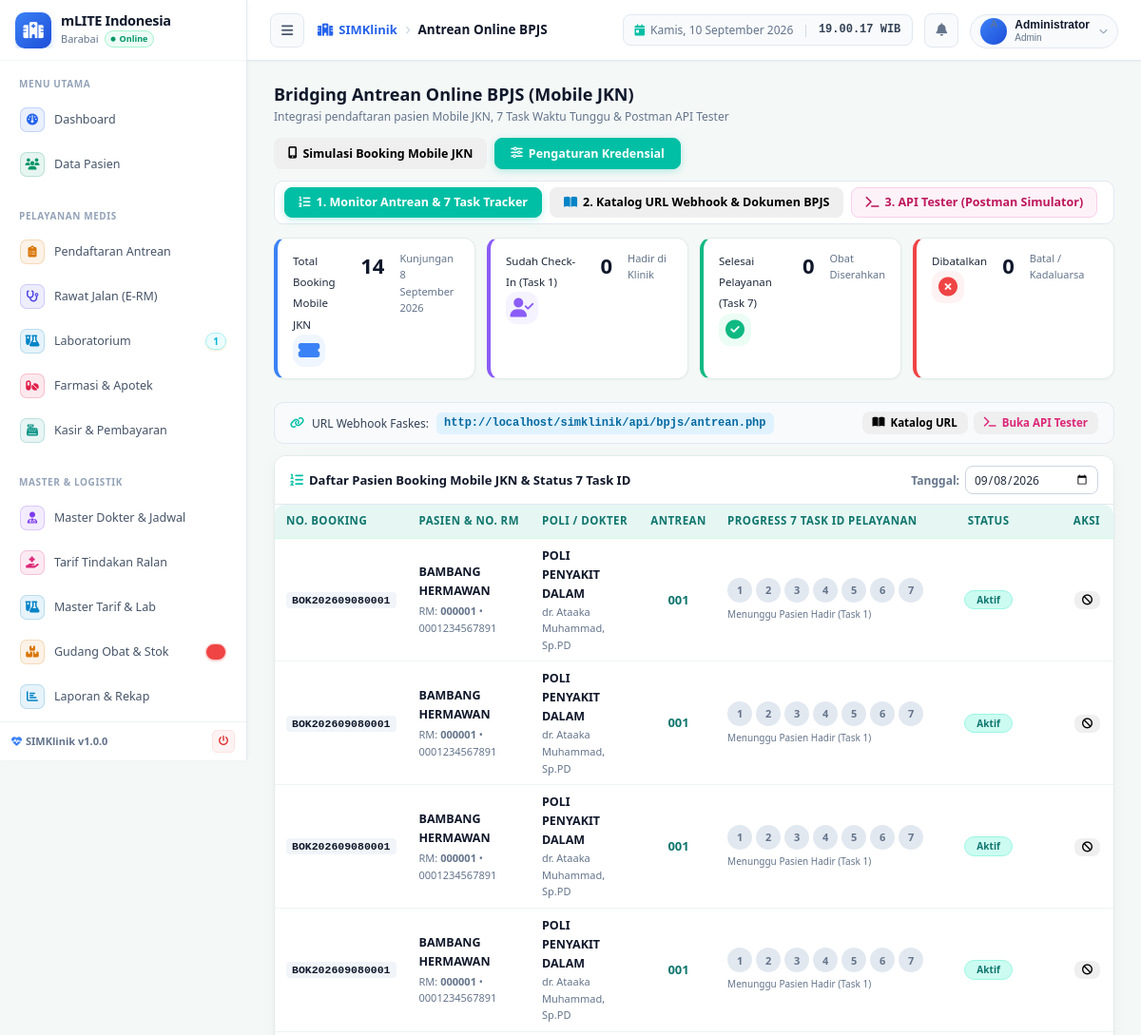
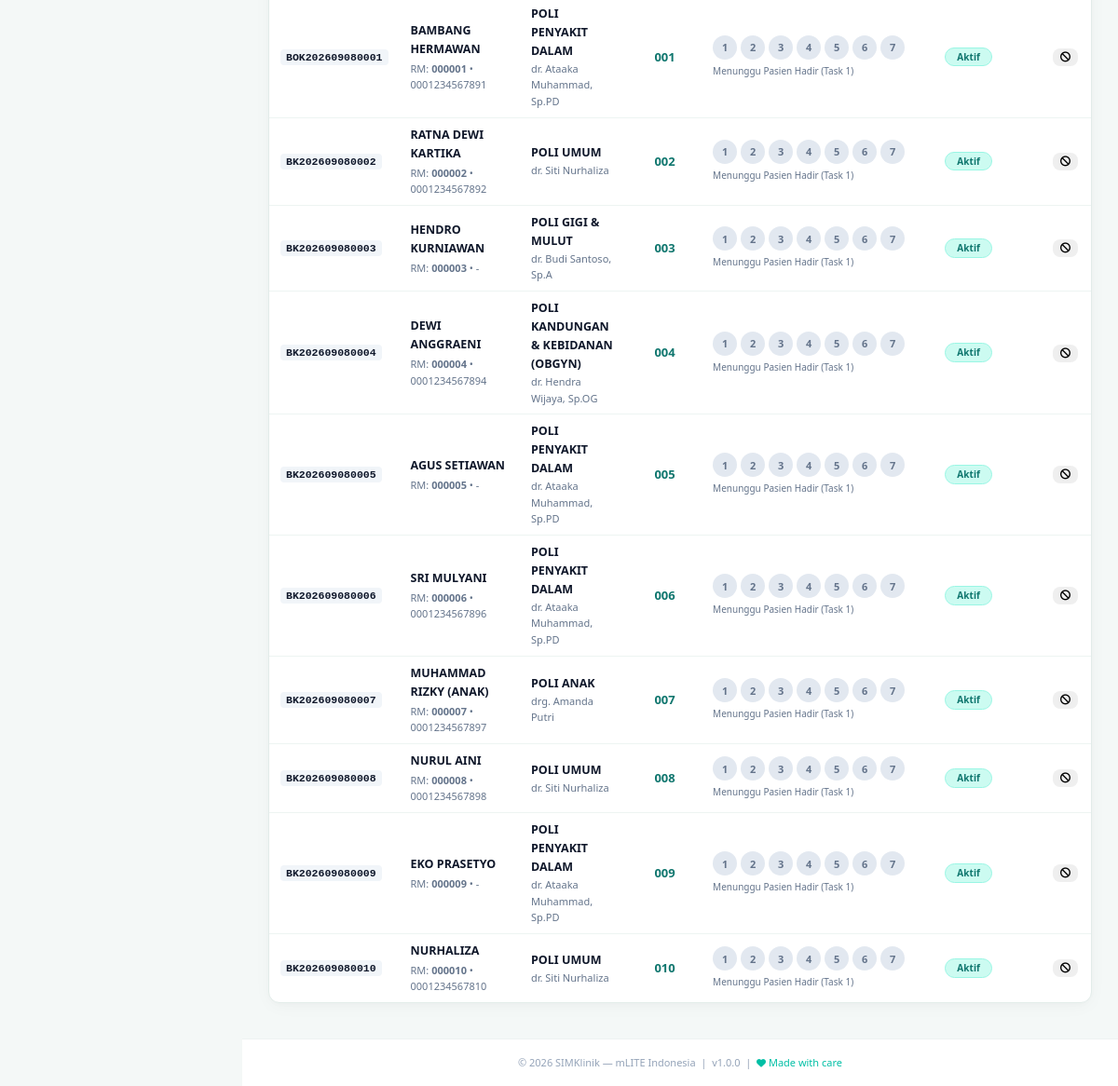
Screenshot of /modules/antrean_bpjs/index.php?tgl=2026-09-08 (signed in) with the database file from the repository (2 pictures, top to bottom).
### tables this page shows
CREATE TABLE IF NOT EXISTS `reg_periksa` (
  `no_reg` varchar(8) DEFAULT NULL,
  `no_rawat` varchar(17) NOT NULL,
  `tgl_registrasi` date DEFAULT NULL,
  `jam_reg` time DEFAULT NULL,
  `kd_dokter` varchar(20) DEFAULT NULL,
  `no_rkm_medis` varchar(15) DEFAULT NULL,
  `kd_poli` char(5) DEFAULT NULL,
  `p_jawab` varchar(100) DEFAULT NULL,
  `almt_pj` varchar(200) DEFAULT NULL,
  `hubunganpj` varchar(20) DEFAULT NULL,
  `biaya_reg` double DEFAULT NULL,
  `stts` enum('Belum','Sudah','Batal','Berkas Diterima','Dirujuk','Meninggal','Dirawat','Pulang Paksa') DEFAULT NULL,
  `stts_daftar` enum('-','Lama','Baru') NOT NULL,
  `status_lanjut` enum('Ralan','Ranap') NOT NULL,
  `kd_pj` char(3) NOT NULL,
  `umurdaftar` int DEFAULT NULL,
  `sttsumur` enum('Th','Bl','Hr') DEFAULT NULL,
  `status_bayar` enum('Sudah Bayar','Belum Bayar') NOT NULL,
  `status_poli` enum('Lama','Baru') NOT NULL,
  PRIMARY KEY (`no_rawat`),
  KEY `no_rkm_medis` (`no_rkm_medis`),
  KEY `kd_poli` (`kd_poli`),
  KEY `kd_pj` (`kd_pj`),
  KEY `status_lanjut` (`status_lanjut`),
  KEY `kd_dokter` (`kd_dokter`),
  KEY `status_bayar` (`status_bayar`) USING BTREE
);

CREATE TABLE IF NOT EXISTS `pasien` (
  `no_rkm_medis` varchar(15) NOT NULL,
  `nm_pasien` varchar(40) DEFAULT NULL,
  `no_ktp` varchar(20) DEFAULT NULL,
  `jk` enum('L','P') DEFAULT NULL,
  `tmp_lahir` varchar(15) DEFAULT NULL,
  `tgl_lahir` date DEFAULT NULL,
  `nm_ibu` varchar(40) NOT NULL,
  `alamat` varchar(200) DEFAULT NULL,
  `gol_darah` enum('A','B','O','AB','-') DEFAULT NULL,
  `pekerjaan` varchar(60) DEFAULT NULL,
  `stts_nikah` enum('BELUM MENIKAH','MENIKAH','JANDA','DUDHA','JOMBLO') DEFAULT NULL,
  `agama` varchar(12) DEFAULT NULL,
  `tgl_daftar` date DEFAULT NULL,
  `no_tlp` varchar(40) DEFAULT NULL,
  `umur` varchar(30) NOT NULL,
  `pnd` enum('TS','TK','SD','SMP','SMA','SLTA/SEDERAJAT','D1','D2','D3','D4','S1','S2','S3','-') NOT NULL,
  `keluarga` enum('AYAH','IBU','ISTRI','SUAMI','SAUDARA','ANAK') DEFAULT NULL,
  `namakeluarga` varchar(50) NOT NULL,
  `kd_pj` char(3) NOT NULL,
  `no_peserta` varchar(25) DEFAULT NULL,
  `kd_kel` varchar(100) NOT NULL,
  `kd_kec` int NOT NULL,
  `kd_kab` int NOT NULL,
  `pekerjaanpj` varchar(35) NOT NULL,
  `alamatpj` varchar(100) NOT NULL,
  `kelurahanpj` varchar(60) NOT NULL,
  `kecamatanpj` varchar(60) NOT NULL,
  `kabupatenpj` varchar(60) NOT NULL,
  `perusahaan_pasien` varchar(8) NOT NULL,
  `suku_bangsa` int NOT NULL,
  `bahasa_pasien` int NOT NULL,
  `cacat_fisik` int NOT NULL,
  `email` varchar(50) NOT NULL,
  `nip` varchar(30) NOT NULL,
  `kd_prop` int NOT NULL,
  `propinsipj` varchar(30) NOT NULL,
  PRIMARY KEY (`no_rkm_medis`),
  KEY `kd_pj` (`kd_pj`),
  KEY `kd_kec` (`kd_kec`),
  KEY `kd_kab` (`kd_kab`),
  KEY `nm_pasien` (`nm_pasien`),
  KEY `alamat` (`alamat`),
  KEY `kd_kel_2` (`kd_kel`),
  KEY `no_ktp` (`no_ktp`),
  KEY `no_peserta` (`no_peserta`),
  KEY `perusahaan_pasien` (`perusahaan_pasien`) USING BTREE,
  KEY `suku_bangsa` (`suku_bangsa`) USING BTREE,
  KEY `bahasa_pasien` (`bahasa_pasien`) USING BTREE,
  KEY `cacat_fisik` (`cacat_fisik`) USING BTREE,
  KEY `kd_prop` (`kd_prop`) USING BTREE
);

CREATE TABLE IF NOT EXISTS `poliklinik` (
  `kd_poli` char(5) NOT NULL DEFAULT '',
  `nm_poli` varchar(50) DEFAULT NULL,
  `registrasi` double NOT NULL,
  `registrasilama` double NOT NULL,
  `status` enum('0','1') NOT NULL,
  PRIMARY KEY (`kd_poli`),
  KEY `nm_poli` (`nm_poli`),
  KEY `registrasi` (`registrasi`),
  KEY `registrasilama` (`registrasilama`)
);

CREATE TABLE IF NOT EXISTS `dokter` (
  `kd_dokter` varchar(20) NOT NULL,
  `nm_dokter` varchar(50) DEFAULT NULL,
  `jk` enum('L','P') DEFAULT NULL,
  `tmp_lahir` varchar(20) DEFAULT NULL,
  `tgl_lahir` date DEFAULT NULL,
  `gol_drh` enum('A','B','O','AB','-') DEFAULT NULL,
  `agama` varchar(12) DEFAULT NULL,
  `almt_tgl` varchar(60) DEFAULT NULL,
  `no_telp` varchar(13) DEFAULT NULL,
  `stts_nikah` enum('BELUM MENIKAH','MENIKAH','JANDA','DUDHA','JOMBLO') DEFAULT NULL,
  `kd_sps` char(5) DEFAULT NULL,
  `alumni` varchar(60) DEFAULT NULL,
  `no_ijn_praktek` varchar(120) DEFAULT NULL,
  `status` enum('0','1') NOT NULL,
  PRIMARY KEY (`kd_dokter`),
  KEY `kd_sps` (`kd_sps`),
  KEY `nm_dokter` (`nm_dokter`),
  KEY `jk` (`jk`),
  KEY `tmp_lahir` (`tmp_lahir`),
  KEY `tgl_lahir` (`tgl_lahir`),
  KEY `gol_drh` (`gol_drh`),
  KEY `agama` (`agama`),
  KEY `almt_tgl` (`almt_tgl`),
  KEY `no_telp` (`no_telp`),
  KEY `stts_nikah` (`stts_nikah`),
  KEY `alumni` (`alumni`),
  KEY `no_ijn_praktek` (`no_ijn_praktek`),
  KEY `kd_dokter` (`kd_dokter`),
  KEY `status` (`status`)
);

### modules/antrean_bpjs/index.php (the view, shortened to what the rows shown need)
<?php
require_once dirname(__DIR__, 2) . '/includes/functions.php';
require_once dirname(__DIR__, 2) . '/includes/bpjs_antrean.php';
$today = date('Y-m-d');
$tgl   = sanitize($_GET['tgl'] ?? $today);
$antrian_res = $conn->query("
    SELECT r.no_rawat, r.no_reg, r.tgl_registrasi, r.jam_reg, r.kd_dokter, r.kd_poli, r.stts, r.kd_pj,
           p.no_rkm_medis, p.nm_pasien, p.jk, p.tgl_lahir, p.no_peserta,
           pol.nm_poli, d.nm_dokter, pj.png_jawab as nm_penjab,
           COALESCE(ar.kodebooking, CONCAT('BK', DATE_FORMAT(r.tgl_registrasi, '%Y%m%d'), LPAD(r.no_reg, 4, '0'))) as kodebooking,
           COALESCE(ar.status_kirim, 'Aktif') as status_kirim
    FROM reg_periksa r
    JOIN pasien p ON r.no_rkm_medis = p.no_rkm_medis
    LEFT JOIN dokter d ON r.kd_dokter = d.kd_dokter
    LEFT JOIN poliklinik pol ON r.kd_poli = pol.kd_poli
    LEFT JOIN penjab pj ON r.kd_pj = pj.kd_pj
    LEFT JOIN mlite_antrian_referensi ar ON (r.no_rkm_medis = ar.no_rkm_medis AND r.tgl_registrasi = ar.tanggal_periksa)
    WHERE r.tgl_registrasi = '$tgl'
    ORDER BY CAST(r.no_reg AS UNSIGNED) ASC, r.jam_reg ASC
");
$antrian_list = [];
if ($antrian_res) {
    while ($row = $antrian_res->fetch_assoc()) {
        $tasks = [];
        $row['tasks'] = $tasks;
        $antrian_list[] = $row;
    }
}
include dirname(__DIR__, 2) . '/includes/header.php';
?>
<div class="page-header" style="display:flex;justify-content:space-between;align-items:center;flex-wrap:wrap;gap:12px;margin-bottom:12px;">
  <div>
    <h1 class="page-title" style="font-size:18px;margin-bottom:2px;">Bridging Antrean Online BPJS (Mobile JKN)</h1>
  </div>
</div>
<div id="paneAntrean" style="display:block;">
  <div class="card" style="margin-bottom:14px;">
    <div class="card-body" style="padding:0;">
      <div class="table-responsive">
        <table class="table table-hover mb-0" style="font-size:12.5px;">
          <thead>
            <tr style="background:#f8fafc;border-bottom:1px solid #e2e8f0;">
              <th style="width:110px;padding:8px 12px;">No. Booking</th>
              <th style="padding:8px 12px;">Pasien & No. RM</th>
              <th style="padding:8px 12px;">Poli / Dokter</th>
              <th style="width:90px;text-align:center;padding:8px 8px;">Antrean</th>
              <th style="width:260px;padding:8px 10px;">Progress 7 Task ID Pelayanan</th>
              <th style="width:90px;text-align:center;padding:8px 8px;">Status</th>
              <th style="width:120px;text-align:right;padding:8px 14px;">Aksi</th>
            </tr>
          </thead>
          <tbody>
            <?php if (empty($antrian_list)): ?>
              <tr>
                <td colspan="7" style="text-align:center;padding:40px;color:#94a3b8;">
                  <i class="fas fa-calendar-times" style="font-size:32px;color:#cbd5e1;display:block;margin-bottom:8px;"></i>
                  Belum ada pendaftaran pasien via Mobile JKN pada tanggal ini.
                </td>
              </tr>
            <?php else: ?>
              <?php foreach ($antrian_list as $a): ?>
                <tr>
                  <td style="padding:8px 12px;">
                    <code style="font-weight:700;color:#0f172a;background:#f1f5f9;padding:2px 6px;border-radius:4px;font-size:11.5px;">
                      <?= htmlspecialchars($a['kodebooking']) ?>
                    </code>
                  </td>
                  <td style="padding:8px 12px;">
                    <div style="font-weight:700;color:#0f172a;"><?= htmlspecialchars($a['nm_pasien']) ?></div>
                    <div style="font-size:11px;color:#64748b;margin-top:2px;">
                      RM: <b><?= $a['no_rkm_medis'] ?></b> &bull; <?= $a['no_peserta'] ? htmlspecialchars($a['no_peserta']) : 'Non-BPJS' ?>
                    </div>
                  </td>
                  <td style="padding:8px 12px;">
                    <div style="font-weight:600;color:#0f172a;"><?= htmlspecialchars($a['nm_poli'] ?: 'Poli Umum') ?></div>
                    <div style="font-size:11px;color:#64748b;"><?= htmlspecialchars($a['nm_dokter'] ?: '-') ?></div>
                  </td>
                  <td style="text-align:center;font-weight:700;color:var(--primary-700);font-size:13px;padding:8px 8px;">
                    <?= htmlspecialchars($a['no_reg'] ?: 'A-001') ?>
                  </td>
                  <td style="padding:8px 10px;">
                    <div style="display:flex;align-items:center;gap:4px;">
                      <?php for ($t = 1; $t <= 7; $t++):
                        $is_done = isset($a['tasks'][$t]);
                      ?>
                        <button type="button"
                                onclick="kirimTask('<?= $a['kodebooking'] ?>', <?= $t ?>)"
                                class="btn btn-sm"
                                title="Task <?= $t ?>: <?= getTaskName($t) ?> (<?= $is_done ? 'Sudah Terkirim' : 'Klik untuk Kirim' ?>)"
                                style="width:26px;height:26px;padding:0;border-radius:50%;font-size:11px;font-weight:700;display:inline-flex;align-items:center;justify-content:center;
                                       background:<?= $is_done ? '#10b981' : '#e2e8f0' ?>;color:<?= $is_done ? '#fff' : '#64748b' ?>;border:none;">
                          <?= $t ?>
                        </button>
                      <?php endfor; ?>
                    </div>
                    <div style="font-size:10px;color:#64748b;margin-top:4px;">
                      <?php
                      $latest_task = 0;
                      echo $latest_task > 0 ? "Posisi: <b>Task $latest_task (" . getTaskName($latest_task) . ")</b>" : "Menunggu Pasien Hadir (Task 1)";
                      ?>
                    </div>
                  </td>
                  <td style="text-align:center;padding:8px 8px;">
                    <span class="badge badge-<?= $a['status_kirim']==='Batal' ? 'danger' : ($latest_task===7 ? 'success' : 'primary') ?>" style="font-size:10px;">
                      <?= $a['status_kirim']==='Batal' ? 'Batal' : ($latest_task===7 ? 'Selesai' : 'Aktif') ?>
                    </span>
                  </td>
                  <td style="text-align:right;padding:8px 14px;">
                    <div style="display:inline-flex;gap:4px;">
                      <?php if ($a['status_kirim'] !== 'Batal' && $latest_task < 7): ?>
                        <button type="button" class="btn btn-sm btn-outline-danger" style="padding:3px 7px;font-size:11px;" title="Batalkan Antrean" onclick="batalkanAntrean('<?= $a['kodebooking'] ?>')">
                          <i class="fas fa-ban"></i>
                        </button>
                      <?php endif; ?>
                    </div>
                  </td>
                </tr>
              <?php endforeach; ?>
            <?php endif; ?>
          </tbody>
        </table>
      </div>
    </div>
  </div>
</div>
<?php
function getTaskName(int $t): string {
    $names = [
        1 => 'Check-in Admisi',
        2 => 'Selesai Admisi',
        3 => 'Tunggu Poliklinik',
        4 => 'Mulai Periksa Dokter',
        5 => 'Selesai Periksa Dokter',
        6 => 'Mulai Racik Farmasi',
        7 => 'Selesai Penyerahan Obat'
    ];
    return $names[$t] ?? 'Task ' . $t;
}
include dirname(__DIR__, 2) . '/includes/footer.php';
?>

### rows the page displays
reg_periksa: kodebooking "BOK202609080001", no_rkm_medis.nm_pasien "BAMBANG HERMAWAN", no_rkm_medis.no_rkm_medis "000001", no_rkm_medis.no_peserta "0001234567891", kd_poli.nm_poli "POLI PENYAKIT DALAM", kd_dokter.nm_dokter "dr. Ataaka Muhammad, Sp.PD", no_reg "001"
reg_periksa: kodebooking "BK202609080002", no_rkm_medis.nm_pasien "RATNA DEWI KARTIKA", no_rkm_medis.no_rkm_medis "000002", no_rkm_medis.no_peserta "0001234567892", kd_poli.nm_poli "POLI UMUM", kd_dokter.nm_dokter "dr. Siti Nurhaliza", no_reg "002"
reg_periksa: kodebooking "BK202609080003", no_rkm_medis.nm_pasien "HENDRO KURNIAWAN", no_rkm_medis.no_rkm_medis "000003", no_rkm_medis.no_peserta "-", kd_poli.nm_poli "POLI GIGI & MULUT", kd_dokter.nm_dokter "dr. Budi Santoso, Sp.A", no_reg "003"
reg_periksa: kodebooking "BK202609080004", no_rkm_medis.nm_pasien "DEWI ANGGRAENI", no_rkm_medis.no_rkm_medis "000004", no_rkm_medis.no_peserta "0001234567894", kd_poli.nm_poli "POLI KANDUNGAN & KEBIDANAN (OBGYN)", kd_dokter.nm_dokter "dr. Hendra Wijaya, Sp.OG", no_reg "004"
reg_periksa: kodebooking "BK202609080005", no_rkm_medis.nm_pasien "AGUS SETIAWAN", no_rkm_medis.no_rkm_medis "000005", no_rkm_medis.no_peserta "-", kd_poli.nm_poli "POLI PENYAKIT DALAM", kd_dokter.nm_dokter "dr. Ataaka Muhammad, Sp.PD", no_reg "005"
reg_periksa: kodebooking "BK202609080006", no_rkm_medis.nm_pasien "SRI MULYANI", no_rkm_medis.no_rkm_medis "000006", no_rkm_medis.no_peserta "0001234567896", kd_poli.nm_poli "POLI PENYAKIT DALAM", kd_dokter.nm_dokter "dr. Ataaka Muhammad, Sp.PD", no_reg "006"
reg_periksa: kodebooking "BK202609080007", no_rkm_medis.nm_pasien "MUHAMMAD RIZKY (ANAK)", no_rkm_medis.no_rkm_medis "000007", no_rkm_medis.no_peserta "0001234567897", kd_poli.nm_poli "POLI ANAK", kd_dokter.nm_dokter "drg. Amanda Putri", no_reg "007"
reg_periksa: kodebooking "BK202609080008", no_rkm_medis.nm_pasien "NURUL AINI", no_rkm_medis.no_rkm_medis "000008", no_rkm_medis.no_peserta "0001234567898", kd_poli.nm_poli "POLI UMUM", kd_dokter.nm_dokter "dr. Siti Nurhaliza", no_reg "008"
reg_periksa: kodebooking "BK202609080009", no_rkm_medis.nm_pasien "EKO PRASETYO", no_rkm_medis.no_rkm_medis "000009", no_rkm_medis.no_peserta "-", kd_poli.nm_poli "POLI PENYAKIT DALAM", kd_dokter.nm_dokter "dr. Ataaka Muhammad, Sp.PD", no_reg "009"
reg_periksa: kodebooking "BK202609080010", no_rkm_medis.nm_pasien "NURHALIZA", no_rkm_medis.no_rkm_medis "000010", no_rkm_medis.no_peserta "0001234567810", kd_poli.nm_poli "POLI UMUM", kd_dokter.nm_dokter "dr. Siti Nurhaliza", no_reg "010"

### other values shown
INSTANSI_NAMA "mLITE Indonesia"
INSTANSI_KOTA "Barabai"
$sec['title'] "MENU UTAMA"
$item['label'] "Dashboard"
$item['label'] "Data Pasien"
$sec['title'] "PELAYANAN MEDIS"
$item['label'] "Pendaftaran Antrean"
$item['label'] "Rawat Jalan (E-RM)"
$item['label'] "Laboratorium"
$item['badge'] "1"
$item['label'] "Farmasi & Apotek"
$item['label'] "Kasir & Pembayaran"
$sec['title'] "MASTER & LOGISTIK"
$item['label'] "Master Dokter & Jadwal"
$item['label'] "Tarif Tindakan Ralan"
